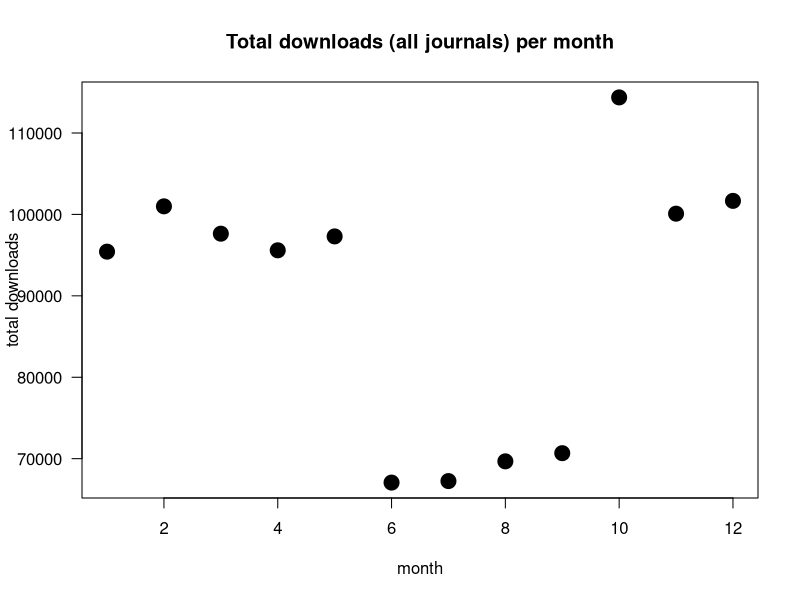
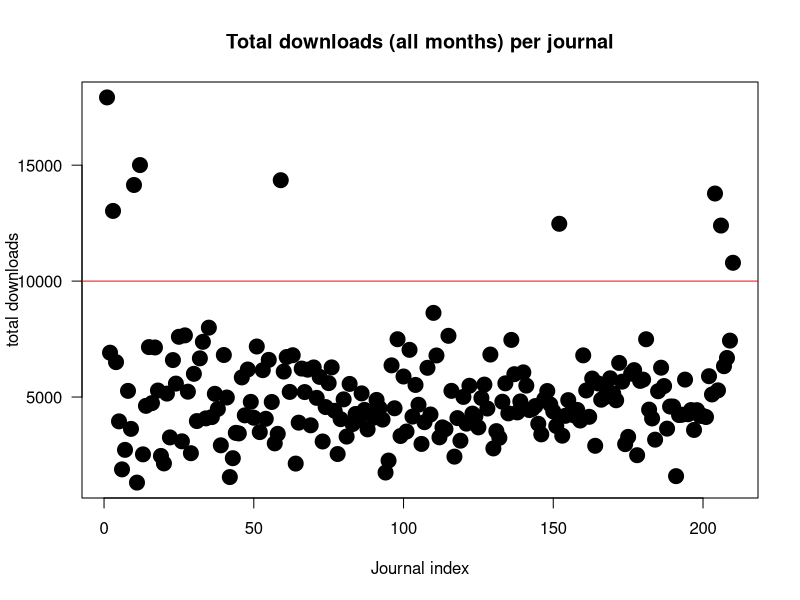
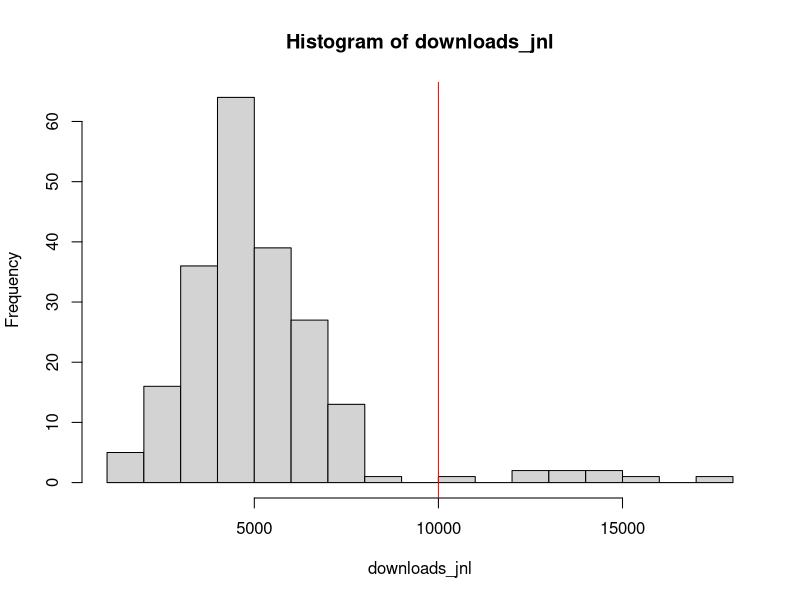

Write the R code that produced these figures, in order.
## Part 2, now let's analyse our data, and see what we find.
## don't look at this until you have tried this yourself.

stats = read.csv("download_stats.csv", row.names=1)


stats = as.matrix(stats)

## check we've read in the data okay.
stats[1:5, 1:6]

downloads_jnl = apply(stats, 1, sum)
downloads_mon = apply(stats, 2, sum)

plot(downloads_mon,
     xlab="month", ylab="total downloads",
     main="Total downloads (all journals) per month",
     pch=19, cex=2, las=1)




## finding the journal with the biggest monthly downloads means finding
## the largest entry in the stats.  (which.max would be nice to use here,)
biggest=max(stats)
which(stats==biggest, arr.ind=TRUE)

smallest=min(stats)
which(stats==smallest, arr.ind=TRUE)




## sort journals by download statistics  (Advanced, could do longer...)
## this might be too "advanced"
names(downloads_jnl) <- rownames(stats)

## just check that formatting okay, this is not the answer.
downloads_jnl[1:10]



## bottom ten.
order <- order(downloads_jnl)
downloads_jnl[order[1:10]]

## top ten:
order <- order(downloads_jnl, decreasing = TRUE)
downloads_jnl[order[1:10]]


## can we identify a threshold???

plot(downloads_jnl,
     xlab="Journal index", ylab="total downloads",
     main="Total downloads (all months) per journal",
     pch=19, cex=2, las=1)
abline(h=10000, col='red')


## or another way of looking at the data.
hist(downloads_jnl, breaks=20)
abline(v=10000, col='red')
